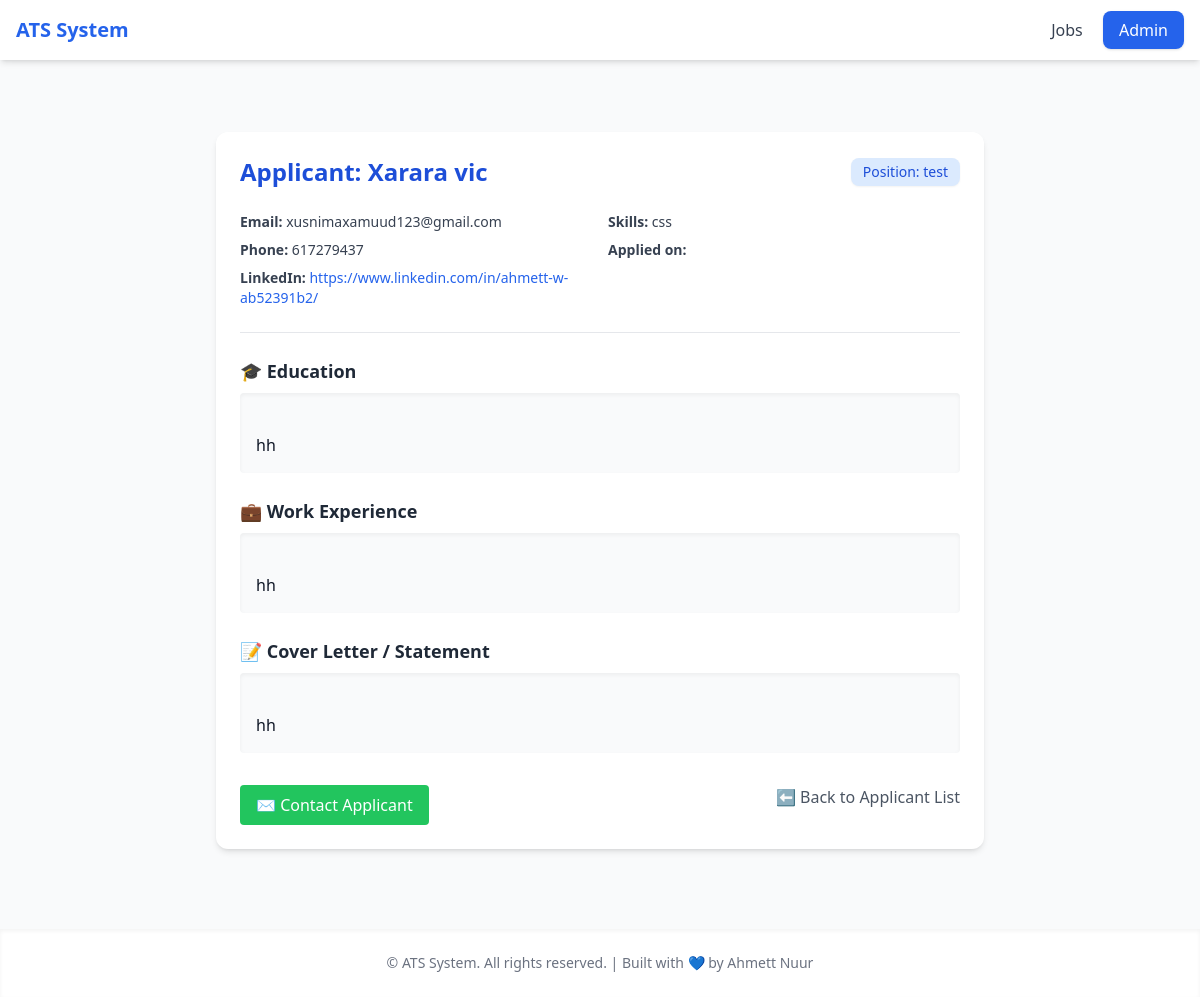
The app's page /applicants/5/ (signed in) with its own data.
### ats_app/models.py (models this page shows, shortened)
class Applicant(models.Model):
    job = models.ForeignKey(Job, on_delete=models.CASCADE)
    full_name = models.CharField(max_length=200)
    email = models.EmailField()
    phone = models.CharField(max_length=20)
    linkedin = models.URLField(blank=True, null=True)
    education = models.TextField()
    experience = models.TextField()
    skills = models.CharField(max_length=300)
    cover_letter = models.TextField()
    submitted_at = models.DateTimeField(auto_now_add=True)

class Job(models.Model):
    title = models.CharField(max_length=200)
    description = models.TextField()
    deadline = models.DateField()
    created_at = models.DateTimeField(auto_now_add=True)

### ats_app/views.py (the view)
# urls.py: path('applicants/<int:applicant_id>/', views.applicant_detail, name='applicant_detail'),
def applicant_detail(request, applicant_id):
    if not request.session.get('admin_logged_in'):
        return redirect('admin_login')
    applicant = get_object_or_404(Applicant, id=applicant_id)
    return render(request, 'applicant_detail.html', {'applicant': applicant})

### ats_app/templates/applicant_detail.html (shortened to what this page needs)
{% extends 'base.html' %}
{% block content %}
<div class="animate__animated animate__fadeInUp bg-white shadow-md rounded-xl p-6 max-w-3xl mx-auto mt-6">
  <div class="flex items-center justify-between mb-6">
    <h1 class="text-2xl font-bold text-blue-700">Applicant: {{ applicant.full_name }}</h1>
    <span class="inline-block bg-blue-100 text-blue-700 px-3 py-1 text-sm rounded-lg shadow-sm">
      Position: {{ applicant.job.title }}
    </span>
  </div>
  <div class="grid grid-cols-1 md:grid-cols-2 gap-4 text-sm text-gray-700">
    <div>
      <p><strong>Email:</strong> {{ applicant.email }}</p>
      <p class="mt-2"><strong>Phone:</strong> {{ applicant.phone }}</p>
      {% if applicant.linkedin %}
        <p class="mt-2"><strong>LinkedIn:</strong>
          <a href="{{ applicant.linkedin }}" class="text-blue-600 hover:underline" target="_blank">
            {{ applicant.linkedin }}
          </a>
        </p>
      {% endif %}
    </div>
    <div>
      <p><strong>Skills:</strong> {{ applicant.skills }}</p>
      <p class="mt-2"><strong>Applied on:</strong> {{ applicant.created_at|date:"d M, Y" }}</p>
    </div>
  </div>
  <hr class="my-6 border-t">
  <div class="mb-6">
    <h2 class="text-lg font-semibold text-gray-800 mb-2">🎓 Education</h2>
    <div class="bg-gray-50 p-4 rounded shadow-inner whitespace-pre-line">
      {{ applicant.education }}
    </div>
  </div>
  <div class="mb-6">
    <h2 class="text-lg font-semibold text-gray-800 mb-2">💼 Work Experience</h2>
    <div class="bg-gray-50 p-4 rounded shadow-inner whitespace-pre-line">
      {{ applicant.experience }}
    </div>
  </div>
  <div class="mb-6">
    <h2 class="text-lg font-semibold text-gray-800 mb-2">📝 Cover Letter / Statement</h2>
    <div class="bg-gray-50 p-4 rounded shadow-inner whitespace-pre-line">
      {{ applicant.cover_letter }}
    </div>
  </div>
  <div class="flex justify-between mt-8">
    <a href="mailto:{{ applicant.email }}" class="bg-green-500 hover:bg-green-600 text-white px-4 py-2 rounded transition">
      ✉️ Contact Applicant
    </a>
    <a href="{% url 'applicant_list' applicant.job.id %}" class="text-gray-600 hover:underline">
      ⬅ Back to Applicant List
    </a>
  </div>
</div>
{% endblock %}

### records on screen
Applicant: full_name "Xarara vic", job "test", email "xusnimaxamuud123@gmail.com", phone "617279437", linkedin "https://www.linkedin.com/in/ahmett-w-ab52391b2/", skills "css", education "hh", experience "hh", cover_letter "hh"
